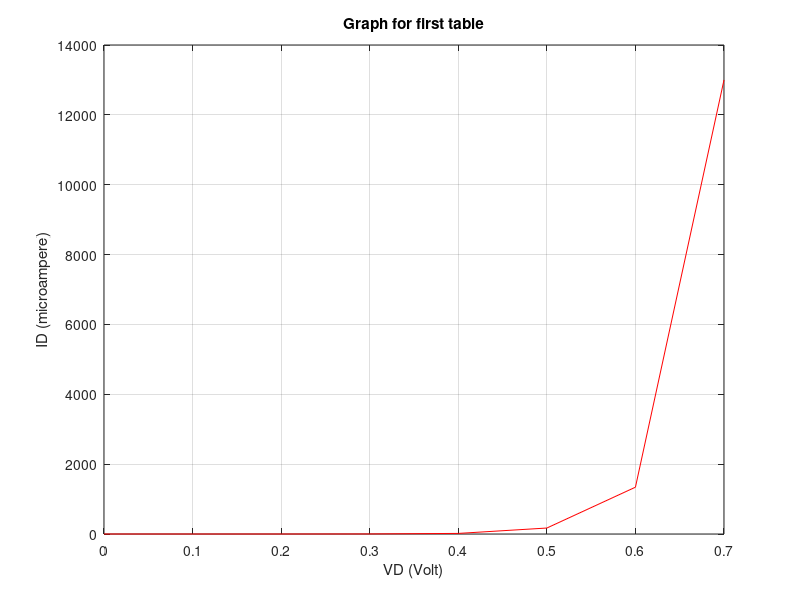
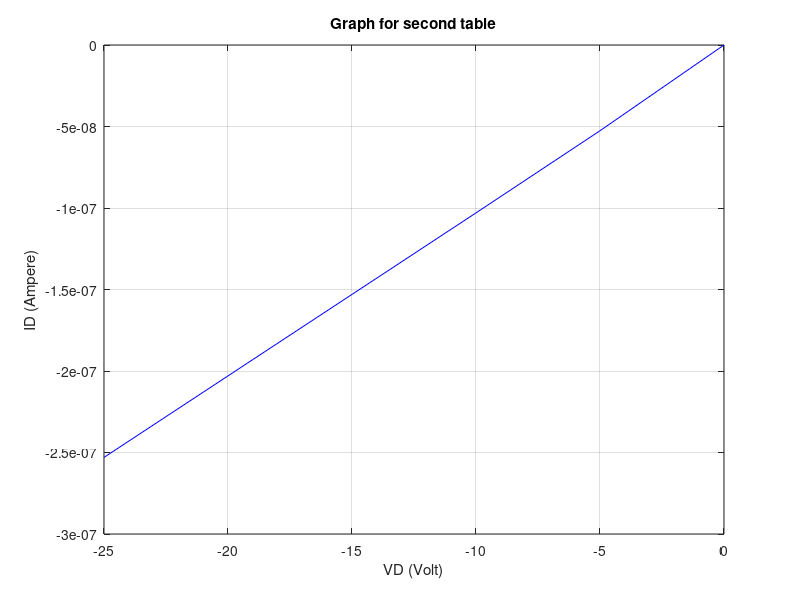

Write the MATLAB code that produced these figures, in order.
VD_1 = [0 0.1 0.2 0.3 0.4 0.5 0.6 0.7];
ID_1 = [0 2.17*10^(-2) 21.1*10^(-2) 0.19*10 1.69*10 17.1*10 134*10 1.30*10^4];
figure(1);
plot(VD_1, ID_1, 'r');
grid on;
xlabel('VD (Volt)');
ylabel('ID (microampere)');
title('Graph for first table');

VD_2 = [0 -5 -10 -15 -20 -25];
ID_2 = [0 -5.26*10^(-8) -10.3*10^(-8) -15.3*(10^-8) -20.3*10^(-8) -25.3*10^(-8)];
figure(2);
plot(VD_2, ID_2, 'b');
grid on;
xlabel('VD (Volt)');
ylabel('ID (Ampere)');
title('Graph for second table');

